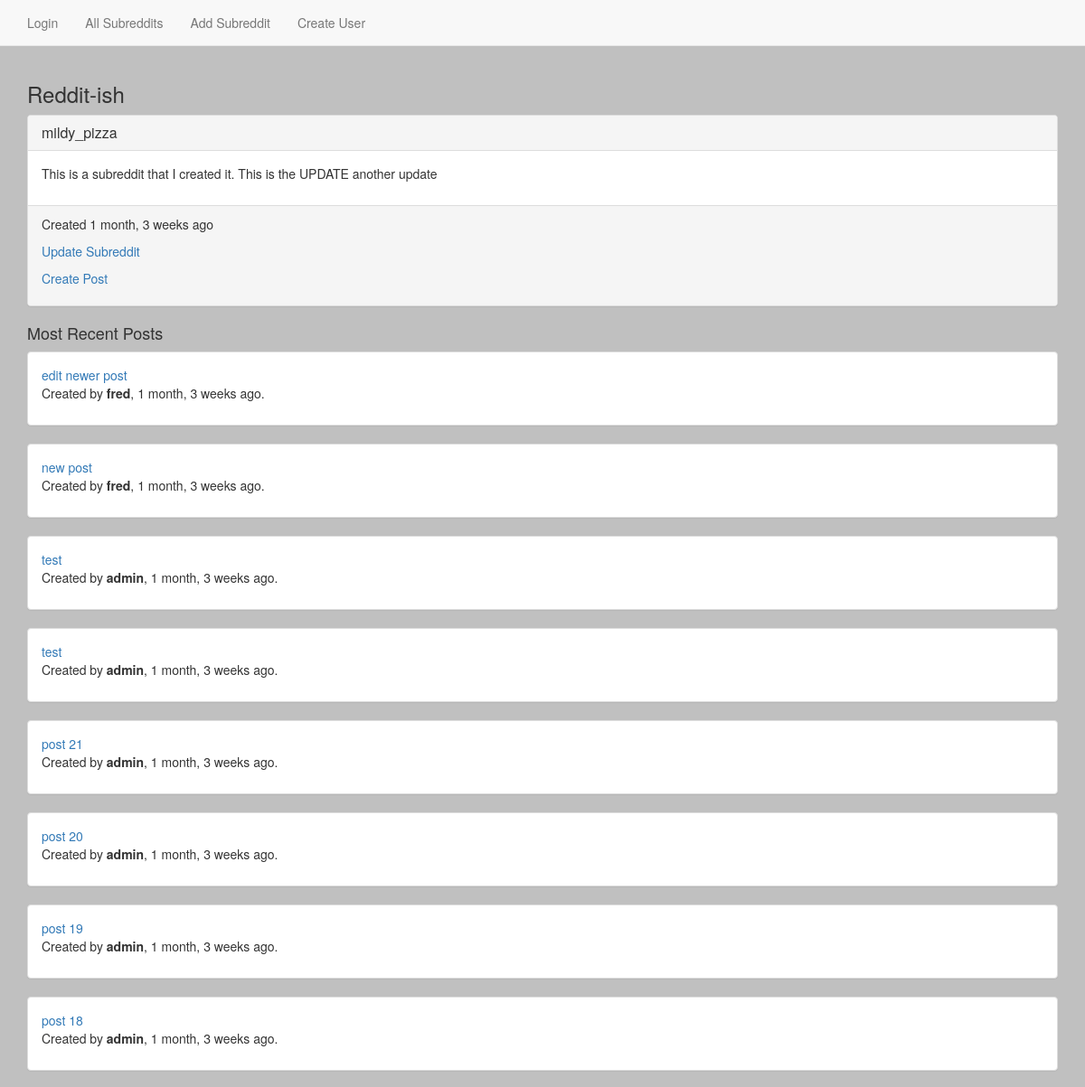
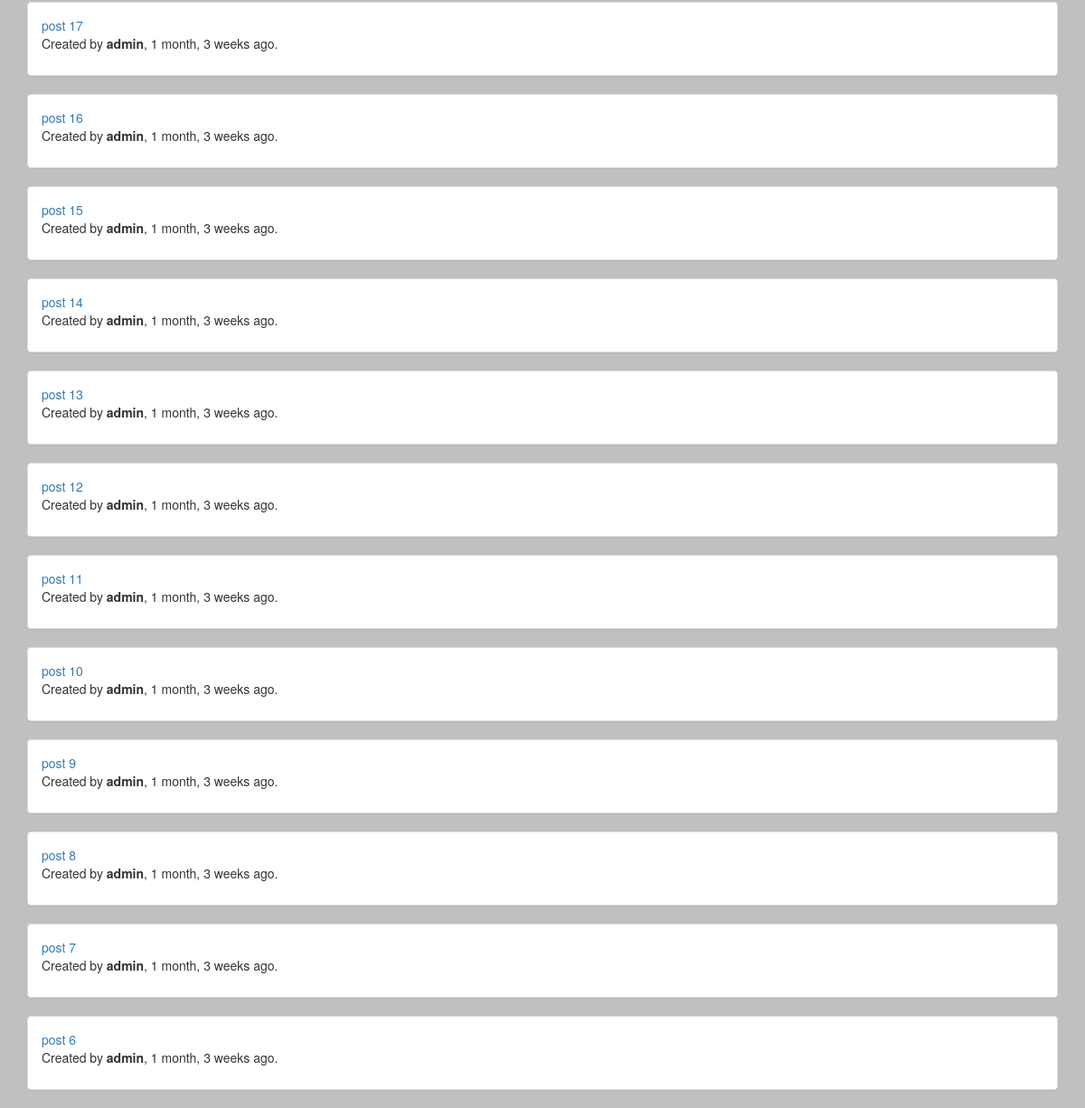
The app's page /1/, older data (2 pictures, top to bottom).
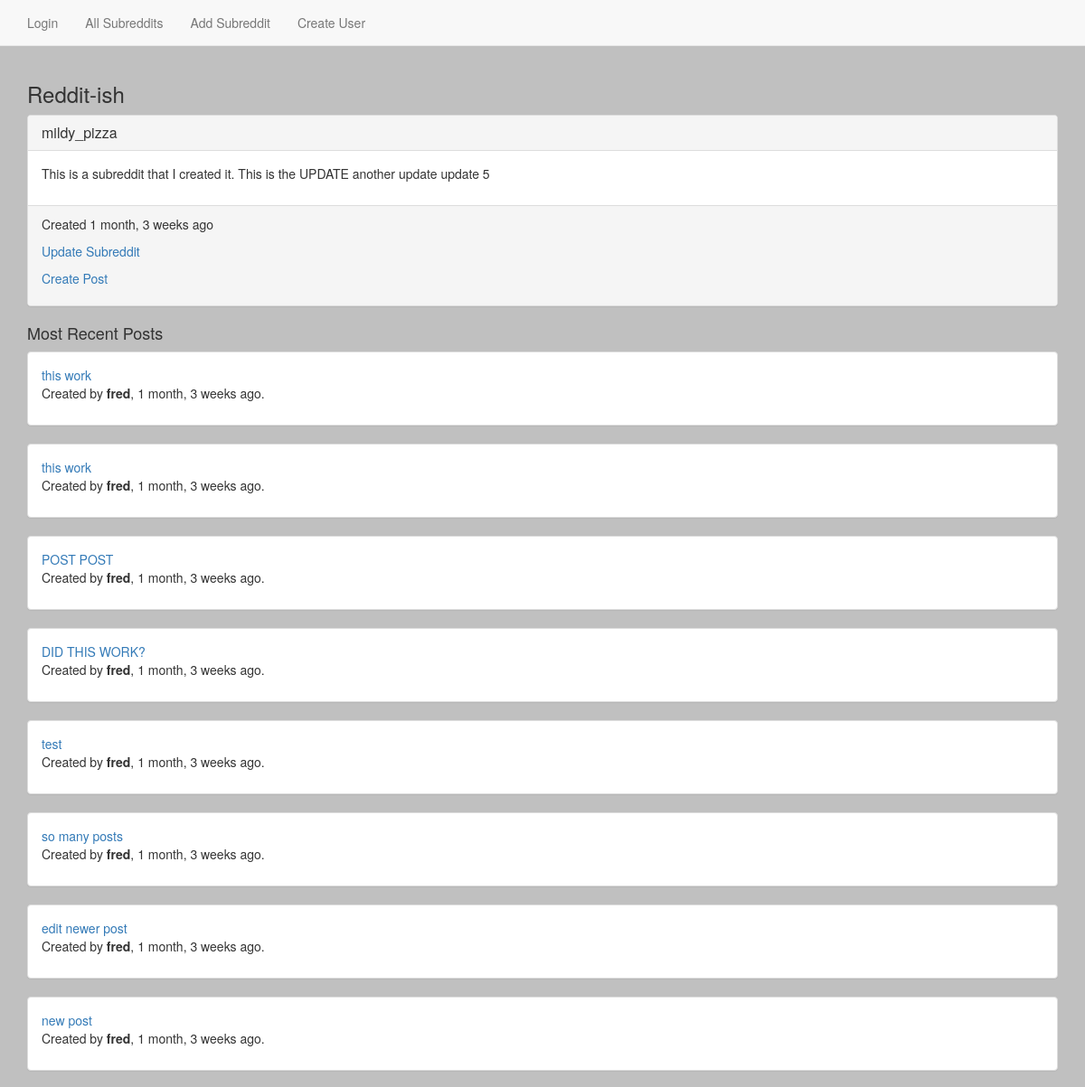
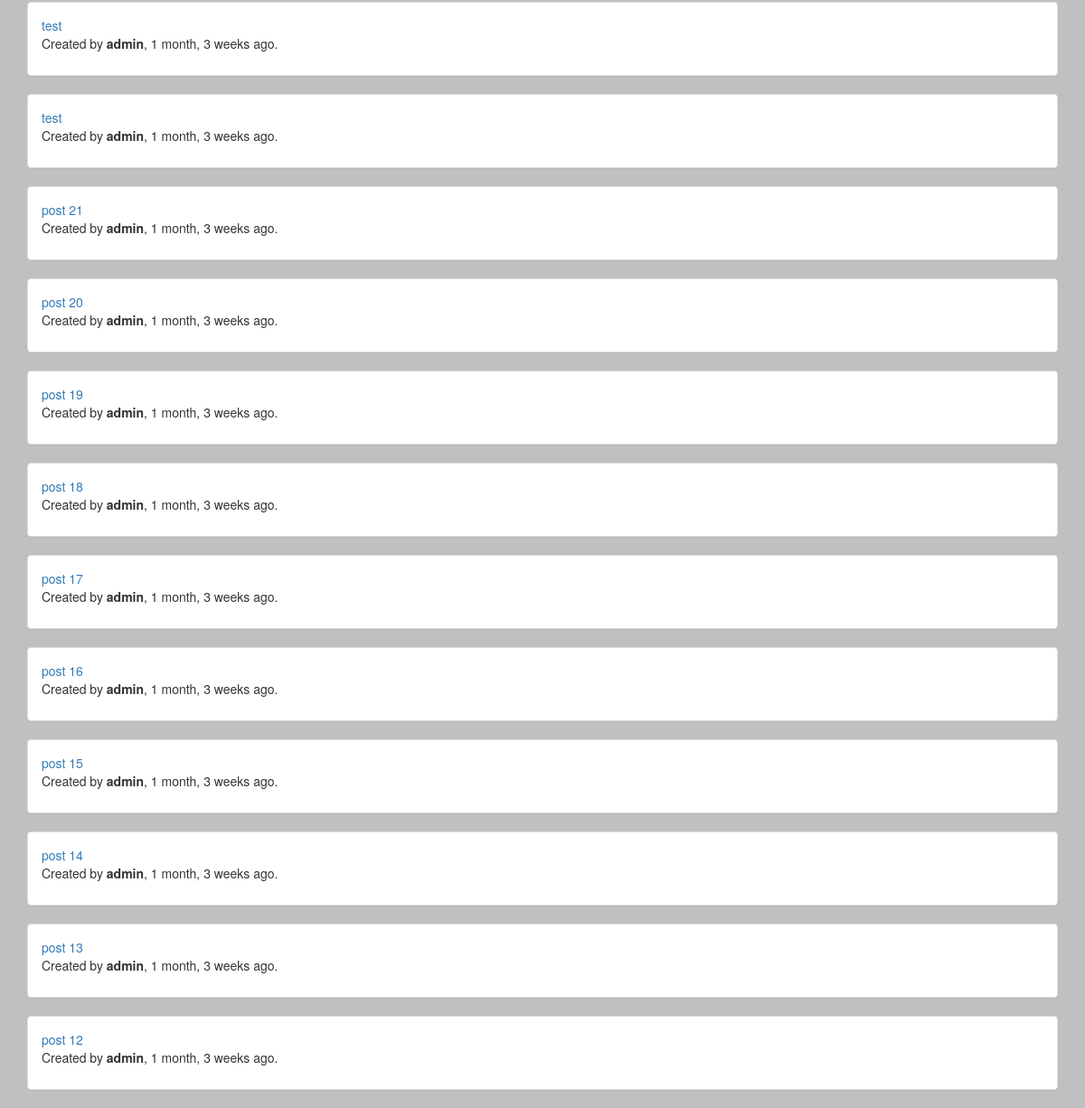
The same page, newer data (2 pictures, top to bottom).
### reddit_app/models.py (models this page shows, shortened)
class Subreddit(models.Model):
    name = models.CharField(max_length=50)
    description = models.TextField()
    creation = models.DateTimeField(auto_now_add=True)
    def recent_posts(self):
        return self.post_set.all()[:20]
    def __str__(self):
        return self.name

class Post(models.Model):
    title = models.CharField(max_length=175)
    description = models.CharField(max_length=255)
    url = models.URLField(null=True, blank=True)
    creation_time = models.DateTimeField(auto_now_add=True)
    modification_time = models.DateTimeField(auto_now=True)
    subreddit = models.ForeignKey(Subreddit)
    user = models.ForeignKey(User)
    class Meta:
        ordering = ("-creation_time",)
    def __str__(self):
        return self.title

### reddit_app/views.py (the view)
# urls.py: url(r'^(?P<pk>\d+)/$', SubredditDetailView.as_view(), name='subreddit_detail_view'),
class SubredditDetailView(DetailView):
    model = Subreddit

### templates/reddit_app/subreddit_detail.html
{% extends 'base.html' %}
{% block content %}
<div class="panel panel-default">
    <div class="panel-heading">
        <h3 class="panel-title">{{ object }}</a></h3>
    </div>
    <div class="panel-body">
        <p>
            {{ object.description }}
        </p>
    </div>
    <div class="panel-footer">
    <p>
        Created {{ object.creation|timesince }} ago
    </p>
    <p>
        <a href="{% url 'subreddit_update_view' object.id %}">Update Subreddit</a>
    </p>
    <p>
        <a href="{% url 'post_create_view' object.id %}">Create Post</a>
    </p>
    </div>
</div>
<h4>Most Recent Posts</h4>
      {% for post in object.recent_posts %}
      <div class="panel panel-default">
        <div class="panel-body">
              <a href="{% url 'post_detail_view' post.id %}">{{ post }}</a>
              <p>
                  Created by <b>{{ post.user }}</b>, {{ post.creation_time|timesince }} ago.
              </p>
          </div>
        </div>
      {% endfor %}
{% endblock %}

Row changes from the older to the newer data that the page shows:
no longer on this page (row unchanged): Post: title "post 11", user "admin", creation_time "1 month, 3 weeks"
no longer on this page (row unchanged): Post: title "post 10", user "admin", creation_time "1 month, 3 weeks"
no longer on this page (row unchanged): Post: title "post 9", user "admin", creation_time "1 month, 3 weeks"
no longer on this page (row unchanged): Post: title "post 8", user "admin", creation_time "1 month, 3 weeks"
no longer on this page (row unchanged): Post: title "post 7", user "admin", creation_time "1 month, 3 weeks"
no longer on this page (row unchanged): Post: title "post 6", user "admin", creation_time "1 month, 3 weeks"
changed Subreddit "mildy_pizza": description "This is a subreddit that I created it. This is the UPDATE another update" → "This is a subreddit that I created it. This is the UPDATE another update update 5"
added Post: title "this work", user "fred", creation_time "1 month, 3 weeks"
added Post: title "this work", user "fred", creation_time "1 month, 3 weeks"
added Post: title "POST POST", user "fred", creation_time "1 month, 3 weeks"
added Post: title "DID THIS WORK?", user "fred", creation_time "1 month, 3 weeks"
added Post: title "test", user "fred", creation_time "1 month, 3 weeks"
added Post: title "so many posts", user "fred", creation_time "1 month, 3 weeks"
